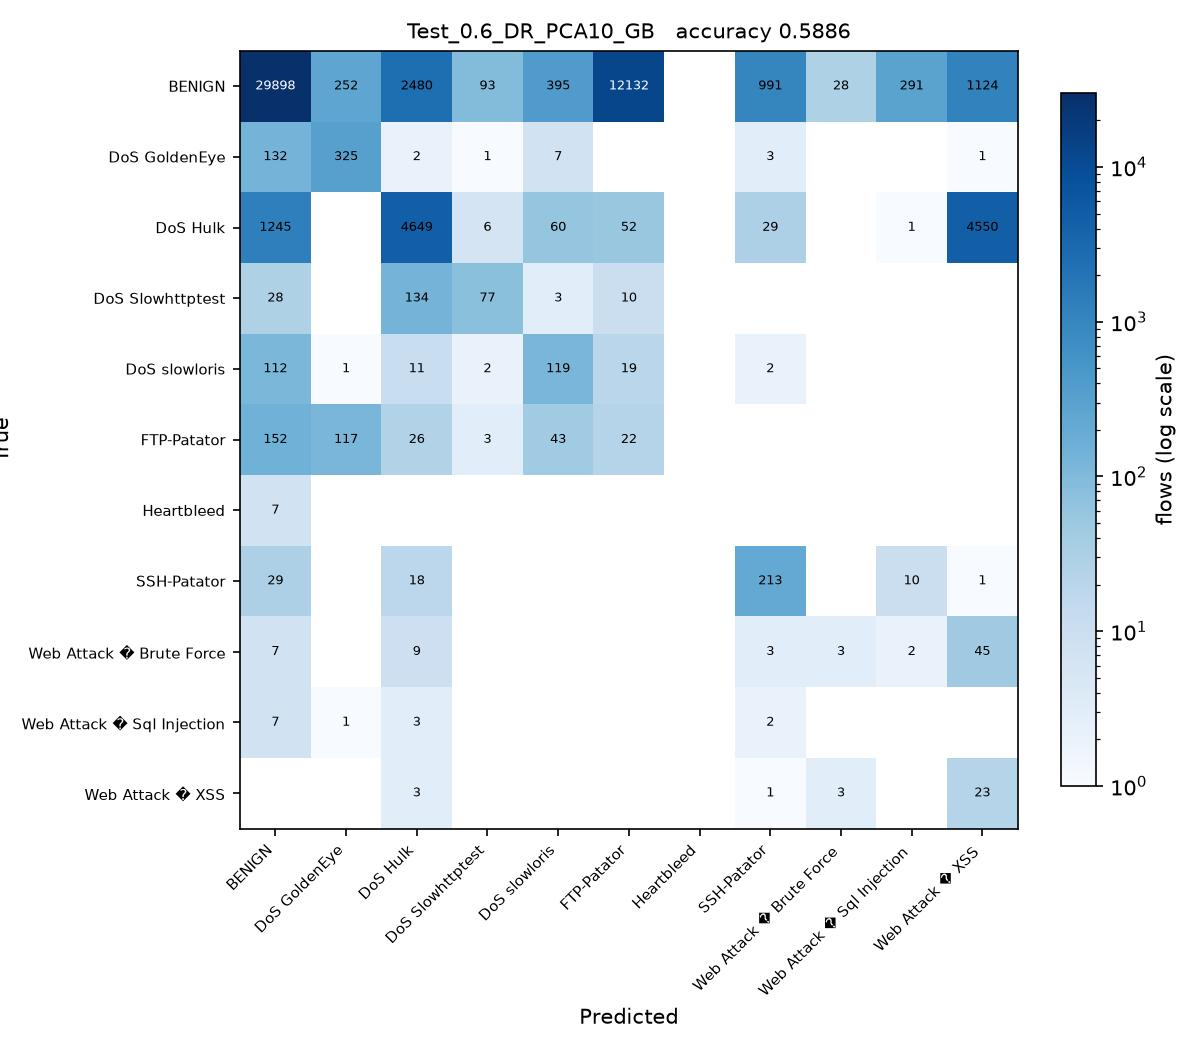

Recreate this plot in Python.
# Test_0.6_DR_PCA10_GB.py
#
# Test size 0.6  |  PCA, 10 components  |  Gradient Boosting (sheet #8)
#
# This is SGDC_60_40.py with the changes marked CHANGE below and nothing else.

import os
from pathlib import Path

# CHANGE 1: find the folder holding the three CSV files and run from there, so
# the plain file names below resolve no matter where this script is started
# from or how deeply it sits inside the project folder.
HERE = Path(__file__).resolve().parent
for PROJECT in [HERE, *HERE.parents]:
    if (PROJECT / 'Tuesday-WorkingHours.pcap_ISCX.csv').exists():
        os.chdir(PROJECT)
        break
else:
    raise SystemExit('Put this folder inside the folder that holds the three '
                     'CIC-IDS2017 CSV files, then run the script again.')
import numpy as np
import pandas as pd

df1 = pd.read_csv('Tuesday-WorkingHours.pcap_ISCX.csv', low_memory=True)
df2 = pd.read_csv('Wednesday-workingHours.pcap_ISCX.csv', low_memory=True)
df3 = pd.read_csv('Thursday-WorkingHours-Morning-WebAttacks.pcap_ISCX.csv', low_memory=True)

dataset = pd.concat([df1, df2, df3], ignore_index=True)

dataset.columns = dataset.columns.str.strip()

# CHANGE 2: a stratified sample of 100000 flows, the same for every run.
# Gradient Boosting builds one tree per class per stage on a single core, so all
# 1.3 million flows would take hours per script. At least 50 flows of every
# class are kept, so the rare attacks stay in the split.
label = dataset.columns[-1]
dataset = pd.concat(
    [g.sample(n=min(len(g), max(50, round(100000 * len(g) / len(dataset)))), random_state=0)
     for _, g in dataset.groupby(label)],
    ignore_index=True
)

X = dataset.iloc[:, :-1]
y = dataset.iloc[:, -1]

X = X.apply(pd.to_numeric, errors='coerce')

X.replace([np.inf, -np.inf], np.nan, inplace=True)

from sklearn.impute import SimpleImputer

imputer = SimpleImputer(missing_values=np.nan, strategy='mean')
X = imputer.fit_transform(X)

from sklearn.preprocessing import LabelEncoder

labelencoder_y = LabelEncoder()
y = labelencoder_y.fit_transform(y)

from sklearn.model_selection import train_test_split

X_train, X_test, y_train, y_test = train_test_split(
    X,
    y,
    test_size=0.6,   # CHANGE 3: test size
    random_state=0,
    stratify=y
)

# CHANGE 4: PCA, from PCA_LDA_KErnel_PCA_CODE.pdf (fit only on training data)
from sklearn.decomposition import PCA

pca = PCA(n_components=10)
X_train = pca.fit_transform(X_train)
X_test = pca.transform(X_test)

# CHANGE 5: Gradient Boosting (sheet #8) in place of SGDClassifier
from sklearn.ensemble import GradientBoostingClassifier

# random_state=0 is the only addition to the sheet: without a seed the trees
# break ties between equally good splits at random, so a rerun gives
# different numbers (by several points on these components).
classifier = GradientBoostingClassifier(random_state=0)

classifier.fit(X_train, y_train)

y_pred = classifier.predict(X_test) 

from sklearn.metrics import confusion_matrix
from sklearn.metrics import accuracy_score
from sklearn.metrics import precision_score
from sklearn.metrics import recall_score
from sklearn.metrics import f1_score
from sklearn.metrics import classification_report

cm = confusion_matrix(y_test, y_pred)

print("Confusion Matrix:\n")
print(cm)

print("\nAccuracy : {:.4f}".format(accuracy_score(y_test, y_pred)))
print("\nPrecision : {:.4f}".format(precision_score(y_test, y_pred, average='weighted')))
print("\nRecall : {:.4f}".format(recall_score(y_test, y_pred, average='weighted')))
print("\nF1 Score : {:.4f}".format(f1_score(y_test, y_pred, average='weighted')))

print("\nClassification Report:\n")
print(classification_report(y_test, y_pred))

# CHANGE 6: save the confusion matrix as Test_0.6_DR_PCA10_GB.jpg and record the result
import matplotlib
matplotlib.use('Agg')
import matplotlib.pyplot as plt
from matplotlib.colors import LogNorm

here = HERE                     # the folder this script sits in
names = [str(c) for c in labelencoder_y.classes_]
fig, ax = plt.subplots(figsize=(8, 7))
im = ax.imshow(cm, cmap='Blues', norm=LogNorm(vmin=1))
ax.set_xticks(range(len(names)), names, rotation=45, ha='right', fontsize=7)
ax.set_yticks(range(len(names)), names, fontsize=7)
ax.set_xlabel('Predicted')
ax.set_ylabel('True')
ax.set_title('Test_0.6_DR_PCA10_GB   accuracy {:.4f}'.format(accuracy_score(y_test, y_pred)), fontsize=10)
for i in range(cm.shape[0]):
    for j in range(cm.shape[1]):
        if cm[i, j]:
            ax.text(j, i, cm[i, j], ha='center', va='center', fontsize=6,
                    color='white' if cm[i, j] > cm.max() / 3 else 'black')
fig.colorbar(im, ax=ax, fraction=0.04, label='flows (log scale)')
fig.tight_layout()
fig.savefig(here / 'Test_0.6_DR_PCA10_GB.jpg', dpi=150)
plt.close(fig)

row = pd.DataFrame([{
    'Test': 0.6, 'DR': 'PCA10', 'Clas': 'GB',
    'Acc': round(accuracy_score(y_test, y_pred), 4),
    'Pre': round(precision_score(y_test, y_pred, average='weighted'), 4),
    'Rec': round(recall_score(y_test, y_pred, average='weighted'), 4),
    'F1': round(f1_score(y_test, y_pred, average='weighted'), 4),
    'script': 'Test_0.6_DR_PCA10_GB',
}])
# one file per run, so several scripts can run at the same time without
# overwriting each other. 21_run_45_mix.py merges them into the Excel sheet.
out = PROJECT / 'results' / 'parts_mix' / 'Test_0.6_DR_PCA10_GB.csv'
out.parent.mkdir(parents=True, exist_ok=True)
row.to_csv(out, index=False)
